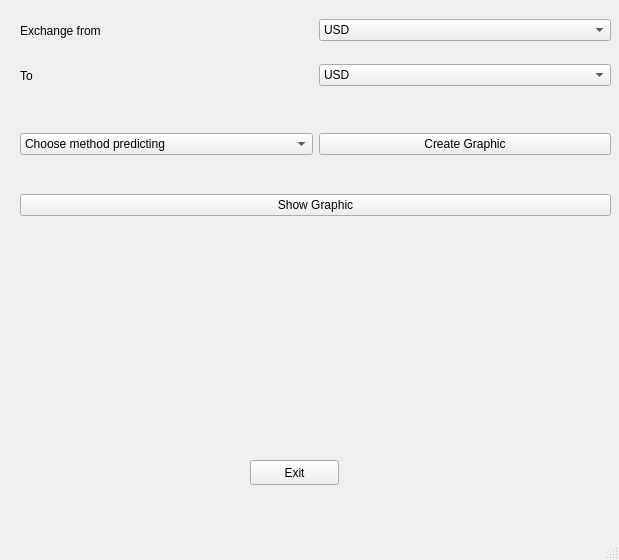
<?xml version="1.0" encoding="UTF-8"?>
<ui version="4.0">
 <class>win</class>
 <widget class="QMainWindow" name="win">
  <property name="geometry">
   <rect>
    <x>0</x>
    <y>0</y>
    <width>619</width>
    <height>560</height>
   </rect>
  </property>
  <property name="windowTitle">
   <string>MainWindow</string>
  </property>
  <widget class="QWidget" name="centralwidget">
   <widget class="QPushButton" name="exit_app">
    <property name="geometry">
     <rect>
      <x>250</x>
      <y>460</y>
      <width>89</width>
      <height>25</height>
     </rect>
    </property>
    <property name="text">
     <string>Exit</string>
    </property>
   </widget>
   <widget class="QWidget" name="horizontalLayoutWidget">
    <property name="geometry">
     <rect>
      <x>20</x>
      <y>10</y>
      <width>591</width>
      <height>41</height>
     </rect>
    </property>
    <layout class="QHBoxLayout" name="horizontalLayout">
     <item>
      <widget class="QLabel" name="label">
       <property name="text">
        <string>Exchange from</string>
       </property>
      </widget>
     </item>
     <item>
      <widget class="QComboBox" name="exchangeBox1">
       <item>
        <property name="text">
         <string>USD</string>
        </property>
       </item>
       <item>
        <property name="text">
         <string>AUD</string>
        </property>
       </item>
       <item>
        <property name="text">
         <string>EUR</string>
        </property>
       </item>
       <item>
        <property name="text">
         <string>RUB</string>
        </property>
       </item>
      </widget>
     </item>
    </layout>
   </widget>
   <widget class="QWidget" name="horizontalLayoutWidget_3">
    <property name="geometry">
     <rect>
      <x>20</x>
      <y>50</y>
      <width>591</width>
      <height>51</height>
     </rect>
    </property>
    <layout class="QHBoxLayout" name="horizontalLayout_3">
     <item>
      <widget class="QLabel" name="label_2">
       <property name="text">
        <string>To</string>
       </property>
      </widget>
     </item>
     <item>
      <widget class="QComboBox" name="exchangeBox2">
       <item>
        <property name="text">
         <string>USD</string>
        </property>
       </item>
       <item>
        <property name="text">
         <string>AUD</string>
        </property>
       </item>
       <item>
        <property name="text">
         <string>EUR</string>
        </property>
       </item>
       <item>
        <property name="text">
         <string>RUB</string>
        </property>
       </item>
       <item>
        <property name="text">
         <string>AMD</string>
        </property>
       </item>
      </widget>
     </item>
    </layout>
   </widget>
   <widget class="QWidget" name="verticalLayoutWidget">
    <property name="geometry">
     <rect>
      <x>20</x>
      <y>100</y>
      <width>591</width>
      <height>151</height>
     </rect>
    </property>
    <layout class="QVBoxLayout" name="verticalLayout">
     <item>
      <layout class="QHBoxLayout" name="horizontalLayout_2">
       <item>
        <widget class="QComboBox" name="comboBox">
         <item>
          <property name="text">
           <string>Choose method predicting</string>
          </property>
         </item>
         <item>
          <property name="text">
           <string>Linear Regression</string>
          </property>
         </item>
         <item>
          <property name="text">
           <string>Polinomial Linear Regression</string>
          </property>
         </item>
         <item>
          <property name="text">
           <string>Decision Tree</string>
          </property>
         </item>
        </widget>
       </item>
       <item>
        <widget class="QPushButton" name="buildButton">
         <property name="text">
          <string>Create Graphic</string>
         </property>
        </widget>
       </item>
      </layout>
     </item>
     <item>
      <widget class="QPushButton" name="showGraphButton">
       <property name="text">
        <string>Show Graphic</string>
       </property>
      </widget>
     </item>
    </layout>
   </widget>
  </widget>
  <widget class="QMenuBar" name="menubar">
   <property name="geometry">
    <rect>
     <x>0</x>
     <y>0</y>
     <width>619</width>
     <height>22</height>
    </rect>
   </property>
  </widget>
  <widget class="QStatusBar" name="statusbar"/>
  <action name="actionOpen">
   <property name="text">
    <string>Open</string>
   </property>
  </action>
 </widget>
 <resources/>
 <connections/>
</ui>
